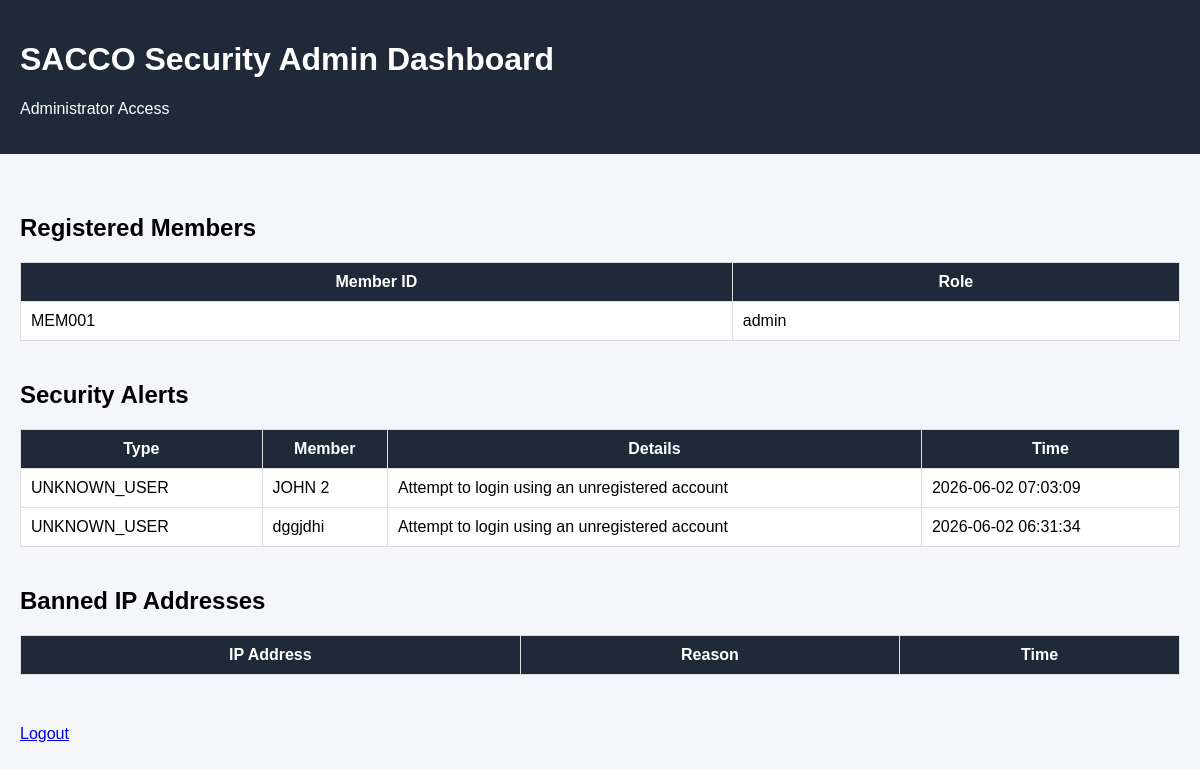
Page /admin (signed in) on the earlier database version.
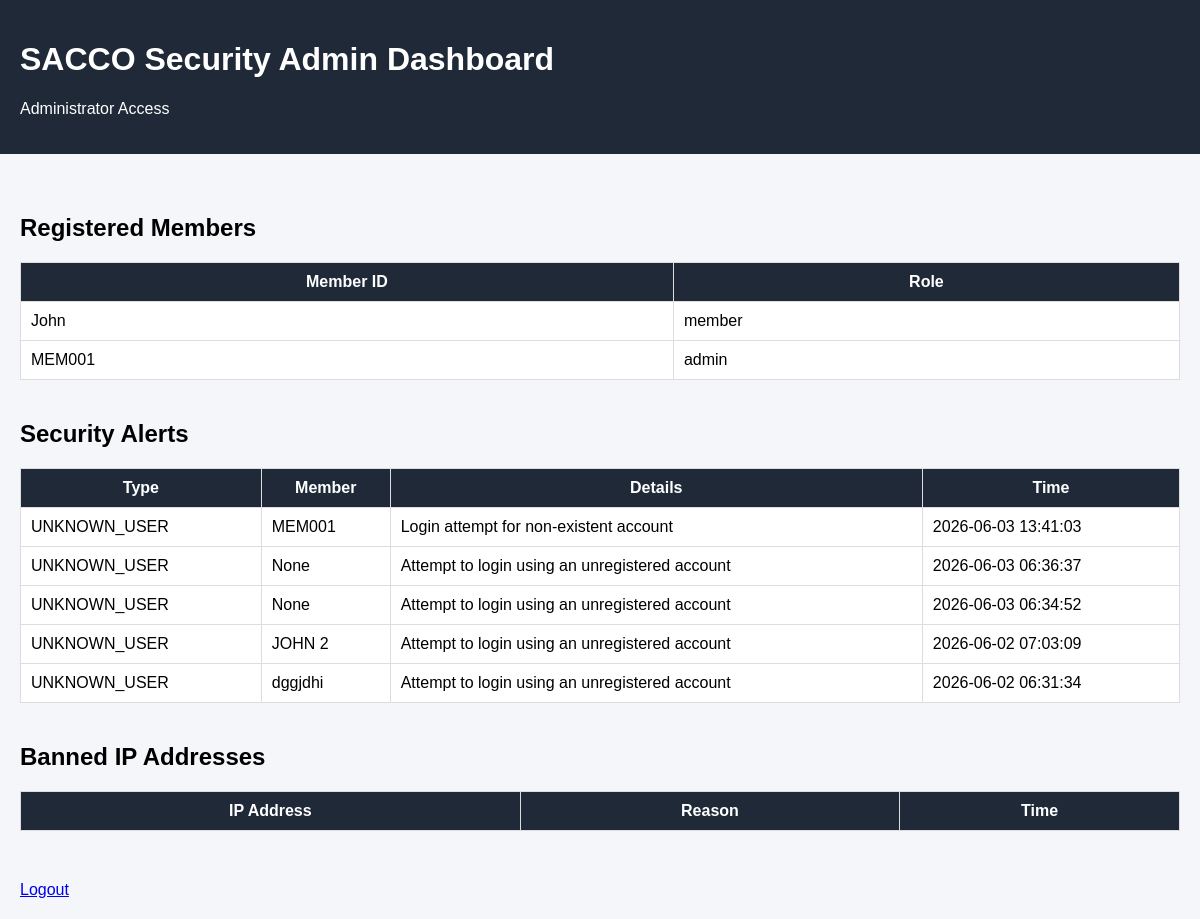
Same page on the later database version.
### tables this page shows
CREATE TABLE users (
    id INTEGER PRIMARY KEY AUTOINCREMENT,
    member_id TEXT UNIQUE NOT NULL,
    password TEXT NOT NULL,
    role TEXT NOT NULL
);

CREATE TABLE security_alerts (
    id INTEGER PRIMARY KEY AUTOINCREMENT,
    alert_type TEXT,
    member_id TEXT,
    details TEXT,
    timestamp DATETIME DEFAULT CURRENT_TIMESTAMP
);

### app.py (the view)
@app.route("/admin")
def admin_dashboard():
    if "member_id" not in session:
        return redirect(url_for("login"))
    if session.get("role") != "admin":
        return "Access Denied", 403
    conn = get_db_connection()
    users = conn.execute("""
        SELECT member_id, role
        FROM users
        ORDER BY member_id
    """).fetchall()
    alerts = conn.execute("""
        SELECT *
        FROM security_alerts
        ORDER BY timestamp DESC
        LIMIT 20
    """).fetchall()
    banned_ips = conn.execute("""
        SELECT *
        FROM ip_bans
        ORDER BY timestamp DESC
    """).fetchall()
    conn.close()
    return render_template(
        "admin_dashboard.html",
        users=users,
        alerts=alerts,
        banned_ips=banned_ips
    )

### database.py (called while the page is built)
def get_db_connection():
    conn = sqlite3.connect(DB_NAME)
    conn.row_factory = sqlite3.Row
    return conn

### templates/admin_dashboard.html (shortened to what this page needs)
<!DOCTYPE html>
<html>
<head>
</head>
<body>
<div class="header">
    <h1>SACCO Security Admin Dashboard</h1>
    <p>Administrator Access</p>
</div>
<div class="container">
    <h2>Registered Members</h2>
    <table>
        <tr>
            <th>Member ID</th>
            <th>Role</th>
        </tr>
        {% for user in users %}
        <tr>
            <td>{{ user.member_id }}</td>
            <td>{{ user.role }}</td>
        </tr>
        {% endfor %}
    </table>
    <h2>Security Alerts</h2>
    <table>
        <tr>
            <th>Type</th>
            <th>Member</th>
            <th>Details</th>
            <th>Time</th>
        </tr>
        {% for alert in alerts %}
        <tr>
            <td>{{ alert.alert_type }}</td>
            <td>{{ alert.member_id }}</td>
            <td>{{ alert.details }}</td>
            <td>{{ alert.timestamp }}</td>
        </tr>
        {% endfor %}
    </table>
    <h2>Banned IP Addresses</h2>
    <table>
        <tr>
            <th>IP Address</th>
            <th>Reason</th>
            <th>Time</th>
        </tr>
    </table>
    <a class="logout" href="{{ url_for('logout') }}">
        Logout
    </a>
</div>
</body>
</html>

### templates/admin_dashboard.html (style rules this page uses)
body { font-family: Arial; background: #f4f6f9; margin: 0; }
.header { background: #1f2937; color: white; padding: 20px; }
.container { padding: 20px; }
table { width: 100%; background: white; border-collapse: collapse; margin-bottom: 30px; }
th, td { border: 1px solid #ddd; padding: 10px; }
th { background: #1f2937; color: white; }
h2 { margin-top: 40px; }
.logout { display: inline-block; margin-top: 20px; }

Differences in the rows shown:
added users: member_id "John", role "member"
added security_alerts: alert_type "UNKNOWN_USER", member_id "MEM001", details "Login attempt for non-existent account", timestamp "2026-06-03 13:41:03"
added security_alerts: alert_type "UNKNOWN_USER", member_id "None", details "Attempt to login using an unregistered account", timestamp "2026-06-03 06:36:37"
added security_alerts: alert_type "UNKNOWN_USER", member_id "None", details "Attempt to login using an unregistered account", timestamp "2026-06-03 06:34:52"
